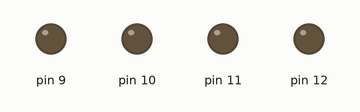
Recording of a sketch running on a simulated Arduino Uno, built with avr-gcc and run on an emulated ATmega328P. Shown: output pins drawn as LEDs (lit = HIGH). Random numbers use the default seed unless the sketch sets one.

Above: at 0.1 s.
At 1.1 s:
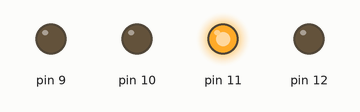
At 7.1 s:
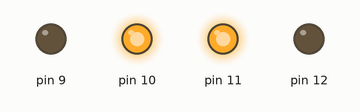
At 16.1 s:
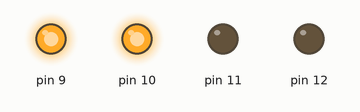
At 24.1 s:
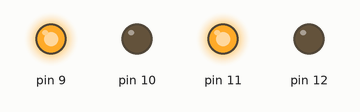
At 39.1 s:
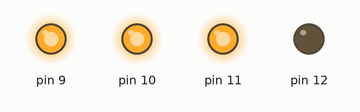
Timing chart, 0 to 40.0 s (numbered marks = the images above):
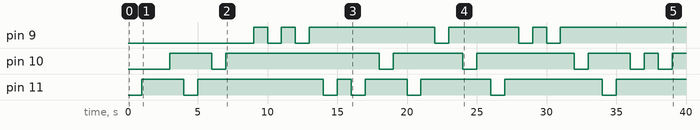

The sketch:

sketch_oct28b.ino
```cpp
//nombrar variables
  long randNumber;

void setup() {
  //Modos de los pines
  pinMode (12, OUTPUT);
  pinMode (11, OUTPUT);
  pinMode (10, OUTPUT);
  pinMode (9, OUTPUT);

  //Scope
  Serial.begin(9600);
  randomSeed(analogRead(0));
}

void loop() {
  randNumber = random(9,12);
  digitalWrite(randNumber,LOW);
  delay(1000);
  digitalWrite(randNumber,HIGH);
  delay(1000);

}
```

Measured:
- by itself, pin 9: LOW → HIGH at 9.0 s, → LOW 1.0 s later, → HIGH 1.0 s later, → LOW 1.0 s later, … (11 changes in this stretch)
- by itself, pin 10: LOW → HIGH at 3.0 s, → LOW 3.0 s later, → HIGH 1.0 s later, → LOW 11.0 s later, … (13 changes in this stretch)
- by itself, pin 11: LOW → HIGH at 1.0 s, → LOW 3.0 s later, → HIGH 1.0 s later, → LOW 9.0 s later, … (13 changes in this stretch)
